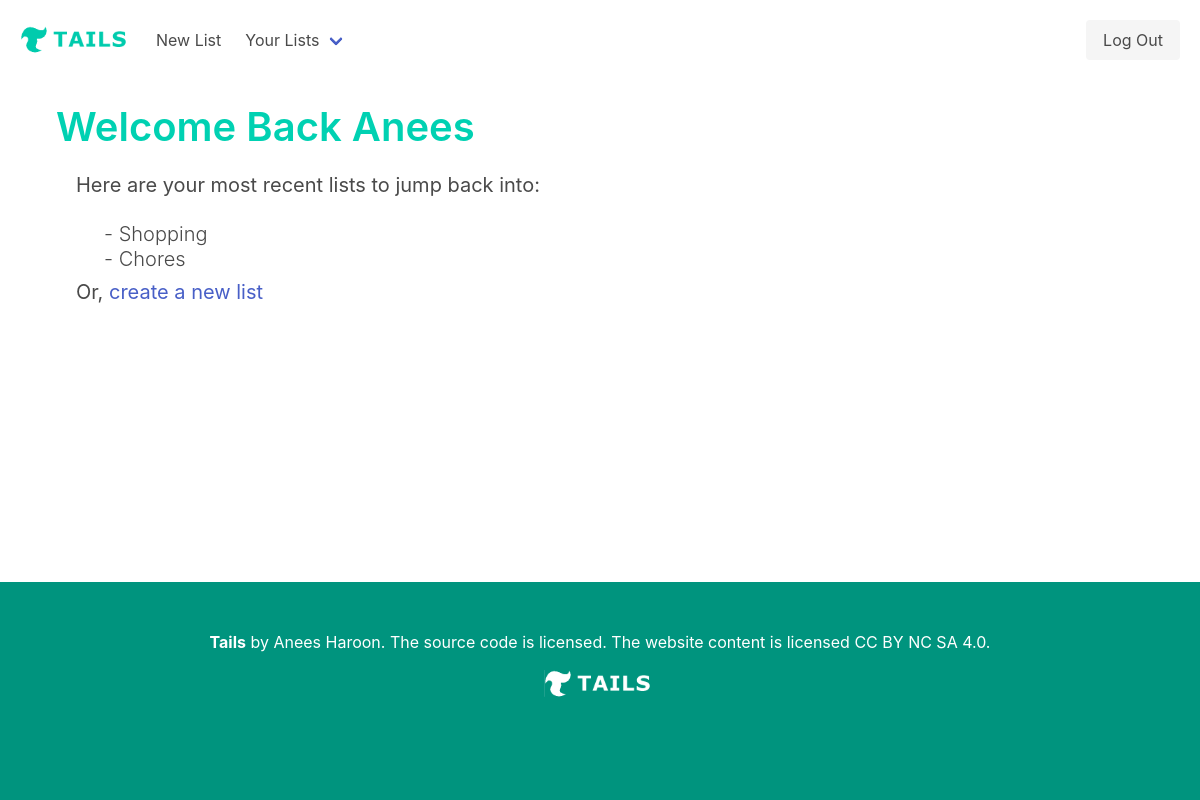
The page /home.html (signed in) on the database its author committed.
### db_schema.py (models this page shows, shortened)
class User(UserMixin, db.Model):
    __tablename__='users'
    id = db.Column(db.Integer, primary_key=True)
    username = db.Column(db.String(), unique=True)
    password = db.Column(db.Text())

class List(db.Model):
    __tablename__='lists'
    id = db.Column(db.Integer, primary_key=True)
    name = db.Column(db.Text())
    user_id = db.Column(db.Integer)  # this ought to be a "foreign key"

### lab.py (the view)
@app.route('/home.html')
def home():
    if current_user.is_authenticated:
        user = User.query.filter_by(id=current_user.id ).first()
        lists = List.query.filter_by(user_id=current_user.id ).limit(5).all()
        return render_template('home.html', user=user, lists=lists)
    else:
        return "Error: user is not logged in"

### lab.py (called while the page is built)
@login_manager.user_loader
def load_user(user_id):
    return User.query.filter_by(id=user_id).first()

### templates/home.html
{% extends 'base.html' %}
{% block content %}
<body class='is-flex is-flex-direction-column is-justify-content-space-between'>
    <div class = 'px-2 py-3'>
    {% include 'components/navbar.html' %}
    <div class = 'is-centered my-3 px-6 py-5'>
        <h1 class = 'title has-text-primary is-2 is-size-2-mobile'>
            Welcome Back {{user.username}}
        </h1>
        <h2 class = "subtitle is-5 is-size-5-mobile enter m-2 px-3">
            Here are your most recent lists to jump back into:
        </h2>
        <div class = 'px-6 mt-5'>
            {% for entry in lists %}
                <a class = 'subtitle py-2 has-text-weight-light' href="/lists/{{entry.id}}">
                    - {{entry.name}}
                    <br>
                </a>
            {% else %}
            <p>
                No Lists Available
            </p>
            {% endfor %}
        </div>
        <h2 class = "subtitle is-5 is-size-5-mobile enter m-2 px-3">
            Or, <a href = '/newlist.html'>create a new list</a>
        </h2>
    </div>
    </div>
    {% include 'components/footer.html' %}
</body>
{% endblock %}

### static/css/main.css (style rules this page uses)
html { margin: 0px; height: 100%; width: 100%; }
body { margin: 0px; min-height: 100%; width: 100%; }

### rows shown on the page
User: username "Anees"
List: name "Shopping"
List: name "Chores"
